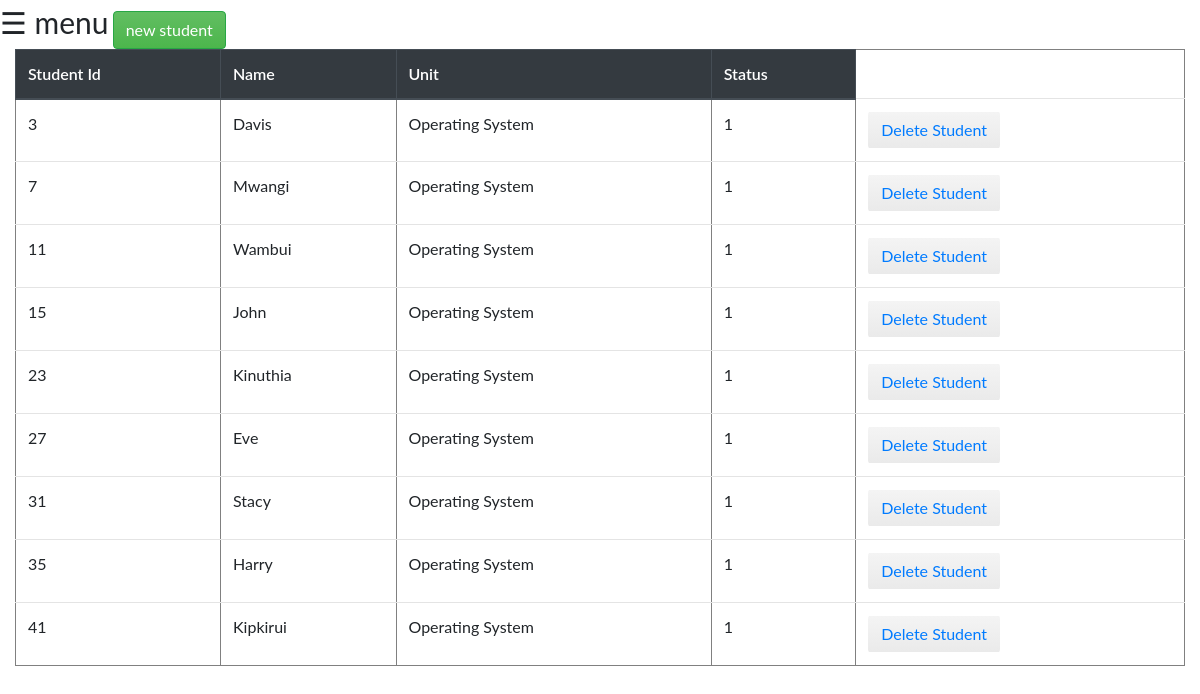
/students.php?id=3, run on the app's committed database.
### tables this page shows
CREATE TABLE `st` (
  `ST_ID` int(11) NOT NULL,
  `ST_NAME` varchar(100) NOT NULL,
  `ST_UNIT` int(10) DEFAULT NULL,
  `ST_STATUS` int(11) DEFAULT '1'
);

CREATE TABLE `units` (
  `UNIT_ID` int(11) NOT NULL,
  `UNIT_NAME` varchar(500) NOT NULL,
  `UNIT_CODE` varchar(500) NOT NULL,
  `UNIT_STATUS` int(11) DEFAULT '1'
);

### students.php (the view, shortened to what this page needs)
<!DOCTYPE html>
<html>
<head>
<link rel="stylesheet" type="text/css" href="bootstrap/css/bootstrap.css">
<link rel="stylesheet" type="text/css" href="assets/stylesheets/pages.min.css">
<link href="assets/stylesheets/landerapp.min.css" rel="stylesheet" type="text/css">
<link href="assets/stylesheets/themes.min.css" rel="stylesheet" type="text/css">
<link rel="stylesheet" type="text/css" href="bootstrap/css/nazstyle.css">
<link rel="stylesheet" href="https://maxcdn.bootstrapcdn.com/bootstrap/4.3.1/css/bootstrap.min.css">
</head>
<body>
<span style="font-size:30px;cursor:pointer;" onclick="openNav()">&#9776; menu</span>
<a class="btn btn-success" href="add.php" role="button">new student </a>
<div class="container-fluid">
<?php
    $connection = mysqli_connect("localhost","root","","csc316");
    if(isset($_GET['id'])){
        $query="SELECT * FROM st as a,units as b where a.ST_UNIT=b.UNIT_ID and a.ST_UNIT=".$_GET['id']." and ST_STATUS = 1";
    }
    else{
        $query = "SELECT * FROM st as a,units as b where b.UNIT_ID = a.ST_UNIT  and ST_STATUS = 1";
    }
    echo "<table class='table' border=1><thead class='thead-dark'><tr><th scope='col'>Student Id</th><th scope='col'>Name</th><th scope='col'>Unit</th><th scope='col'>Status</th></thead></tr>";
    $result = mysqli_query($connection,$query);
    if (mysqli_num_rows($result) > 0) {
        while($row = mysqli_fetch_assoc($result)) {
            echo "<tr>";
            echo "<td scope='row'>".$row["ST_ID"]."</td>";
            echo "<td>".$row["ST_NAME"]."</td>";
            echo "<td>".$row["UNIT_NAME"]."</td>";
            echo "<td>".$row["ST_STATUS"]."</td>";
            echo "<td>"
                . "<button class='btn'><a href=deletestudent.php?id=".$row["ST_ID"].">Delete Student</a></button>"
                . "</td>";
            echo "</tr>";
        }
        echo "</table>";
    } else {
        echo "Add Students to unit";
    }
    ?>
</div>
</body>
</html>

### students.php (style rules this page uses)
body { font-family: "Lato", sans-serif; }

### data on the page
st: ST_ID "3", ST_NAME "Davis", units.UNIT_NAME "Operating System", ST_STATUS "1"
st: ST_ID "7", ST_NAME "Mwangi", units.UNIT_NAME "Operating System", ST_STATUS "1"
st: ST_ID "11", ST_NAME "Wambui", units.UNIT_NAME "Operating System", ST_STATUS "1"
st: ST_ID "15", ST_NAME "John", units.UNIT_NAME "Operating System", ST_STATUS "1"
st: ST_ID "23", ST_NAME "Kinuthia", units.UNIT_NAME "Operating System", ST_STATUS "1"
st: ST_ID "27", ST_NAME "Eve", units.UNIT_NAME "Operating System", ST_STATUS "1"
st: ST_ID "31", ST_NAME "Stacy", units.UNIT_NAME "Operating System", ST_STATUS "1"
st: ST_ID "35", ST_NAME "Harry", units.UNIT_NAME "Operating System", ST_STATUS "1"
st: ST_ID "41", ST_NAME "Kipkirui", units.UNIT_NAME "Operating System", ST_STATUS "1"
